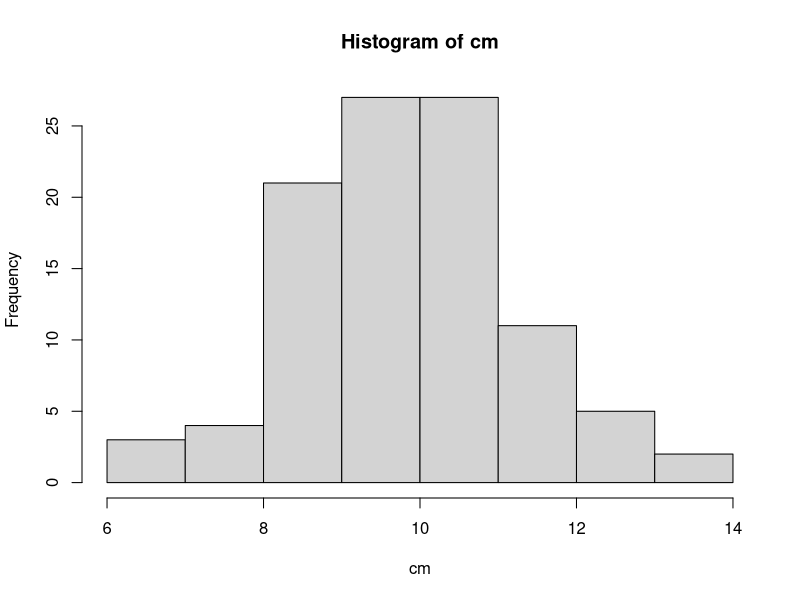

Reproduce this figure in R.
## ---- chunk 1
?sample
## ---- chunk 2
sample(1:6, 4, replace=TRUE)
## ---- chunk 3
sample(1:6, 4, replace=TRUE)
## ---- chunk 4
sample(1:20, 10)
## ---- chunk 5
LETTERS
## ---- chunk 6
sample(LETTERS)
## ---- chunk 7
flips <-sample(x=c(0, 1), size=100, replace=TRUE, prob=c(0.3, 0.7))
## ---- chunk 8
flips
## ---- chunk 9
sum(flips)
## ---- chunk 10
?rbinom
## ---- chunk 11
rbinom(1, size=100, prob=0.7)
## ---- chunk 12
flips2 <- rbinom(n=100, size=1, prob=0.7)
## ---- chunk 13
flips2
## ---- chunk 14
sum(flips2)
## ---- chunk 15
?rnorm
## ---- chunk 16
rnorm(10)
## ---- chunk 17
rnorm(n=10, mean=100, sd=25)
## ---- chunk 18
rpois(n=5, lambda=10)
## ---- chunk 19
my_pois <- replicate(100, rpois(5, 10))
## ---- chunk 20
my_pois
## ---- chunk 21
cm <- colMeans(my_pois)
## ---- chunk 22
hist(cm)
